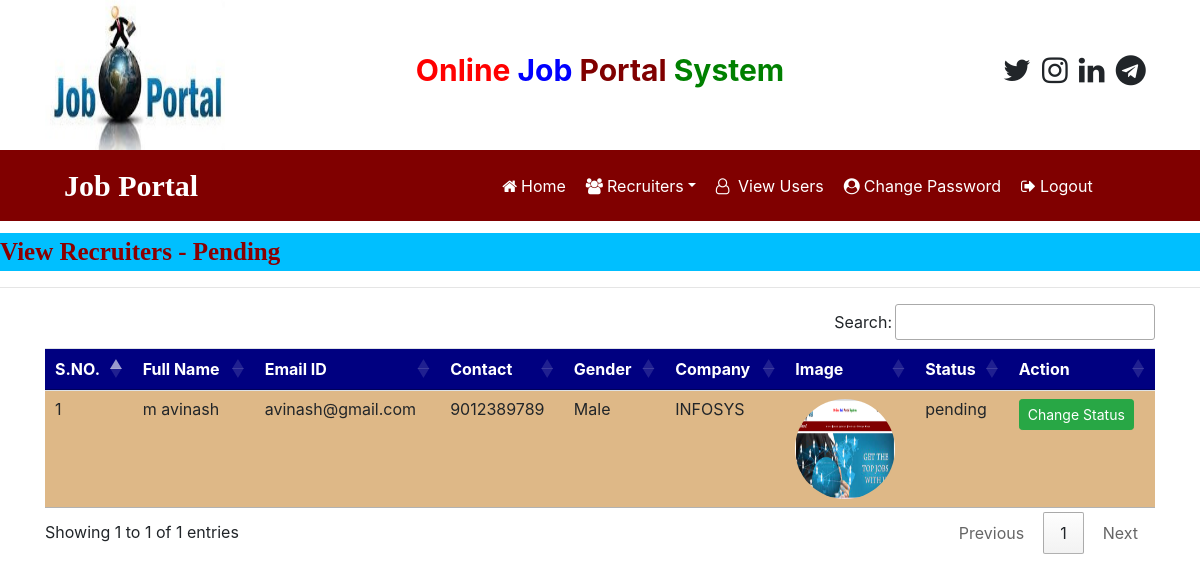
Page /recruiter_pending (signed in) on the committed database.
### job/models.py (models this page shows, shortened)
class Recruiter(models.Model):
	user = models.ForeignKey(User,on_delete=models.CASCADE)
	mobile = models.CharField(max_length=15,null=True)
	image = models.FileField(null=True)
	gender = models.CharField(max_length=10,null=True)
	company = models.CharField(max_length=100,null=True)
	type = models.CharField(max_length=15,null=True)
	status = models.CharField(max_length=20,null=True)

### job/views.py (the view)
# urls.py: path('recruiter_pending',recruiter_pending,name="recruiter_pending"),
def recruiter_pending(request):
	if not request.user.is_authenticated:
		return redirect('admin_login')
	data = Recruiter.objects.filter(status='pending')
	d = {'data':data}
	return render(request,'recruiter_pending.html',d)

### job/templates/recruiter_pending.html
{% load static %}
{% block body %}
{% include 'admin_navigation.html' %}
<marquee style="font-family: 'Monotype Corsiva'; font-size: 25px; color: darkred; background-color: deepskyblue; font-weight: bold; margin-top: 1%;">
	View Recruiters - Pending
</marquee>
<hr>
<div class="container">
<table class="table table-hover " id="example">
	<thead>
		<tr style="background-color: #000080; color: white;">
			<th>S.NO.</th>
			<th>Full Name</th>
			<th>Email ID</th>
			<th>Contact</th>
			<th>Gender</th>
			<th>Company</th>
			<th>Image</th>
			<th>Status</th>
			<th>Action</th>
		</tr>
	</thead>
	<tbody>
		{% for i in data %}
		<tr style="background-color: #DEB887">
			<td>{{forloop.counter}}</td>
			<td>{{i.user.first_name}} {{i.user.last_name}}</td>
			<td>{{i.user.username}}</td>
			<td>{{i.mobile}}</td>
			<td>{{i.gender}}</td>
			<td>{{i.company}}</td>
			<td><img src="{{i.image.url}}" style="width:100px; height: 100px;border-radius: 50%"></td>
			<td>{{i.status}}</td>
			<td><a href="{% url 'change_status' i.id %}" class="btn btn-success btn-sm">Change Status</a></td>
		</tr>
		{% endfor %}
	</tbody>
</table>
</div>
{% endblock %}

### rows in the picture
Recruiter: user.first_name "m", user.last_name "avinash", user.username "avinash@gmail.com", mobile "9012389789", gender "Male", company "INFOSYS", image (picture), status "pending"
